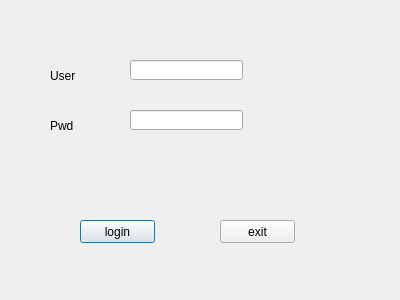
<?xml version="1.0" encoding="UTF-8"?>
<ui version="4.0">
 <class>LoginDialog</class>
 <widget class="QDialog" name="LoginDialog">
  <property name="geometry">
   <rect>
    <x>0</x>
    <y>0</y>
    <width>400</width>
    <height>300</height>
   </rect>
  </property>
  <property name="windowTitle">
   <string>Dialog</string>
  </property>
  <widget class="QLabel" name="label">
   <property name="geometry">
    <rect>
     <x>50</x>
     <y>70</y>
     <width>54</width>
     <height>12</height>
    </rect>
   </property>
   <property name="text">
    <string>User</string>
   </property>
  </widget>
  <widget class="QLabel" name="label_2">
   <property name="geometry">
    <rect>
     <x>50</x>
     <y>120</y>
     <width>54</width>
     <height>12</height>
    </rect>
   </property>
   <property name="text">
    <string>Pwd</string>
   </property>
  </widget>
  <widget class="QLineEdit" name="userlineEdit">
   <property name="geometry">
    <rect>
     <x>130</x>
     <y>60</y>
     <width>113</width>
     <height>20</height>
    </rect>
   </property>
  </widget>
  <widget class="QLineEdit" name="pwdlineEdit">
   <property name="geometry">
    <rect>
     <x>130</x>
     <y>110</y>
     <width>113</width>
     <height>20</height>
    </rect>
   </property>
  </widget>
  <widget class="QPushButton" name="loginBtn">
   <property name="geometry">
    <rect>
     <x>80</x>
     <y>220</y>
     <width>75</width>
     <height>23</height>
    </rect>
   </property>
   <property name="text">
    <string>login</string>
   </property>
  </widget>
  <widget class="QPushButton" name="exitBtn">
   <property name="geometry">
    <rect>
     <x>220</x>
     <y>220</y>
     <width>75</width>
     <height>23</height>
    </rect>
   </property>
   <property name="text">
    <string>exit</string>
   </property>
  </widget>
 </widget>
 <resources/>
 <connections>
  <connection>
   <sender>exitBtn</sender>
   <signal>clicked()</signal>
   <receiver>LoginDialog</receiver>
   <slot>close()</slot>
   <hints>
    <hint type="sourcelabel">
     <x>257</x>
     <y>231</y>
    </hint>
    <hint type="destinationlabel">
     <x>199</x>
     <y>149</y>
    </hint>
   </hints>
  </connection>
 </connections>
</ui>
